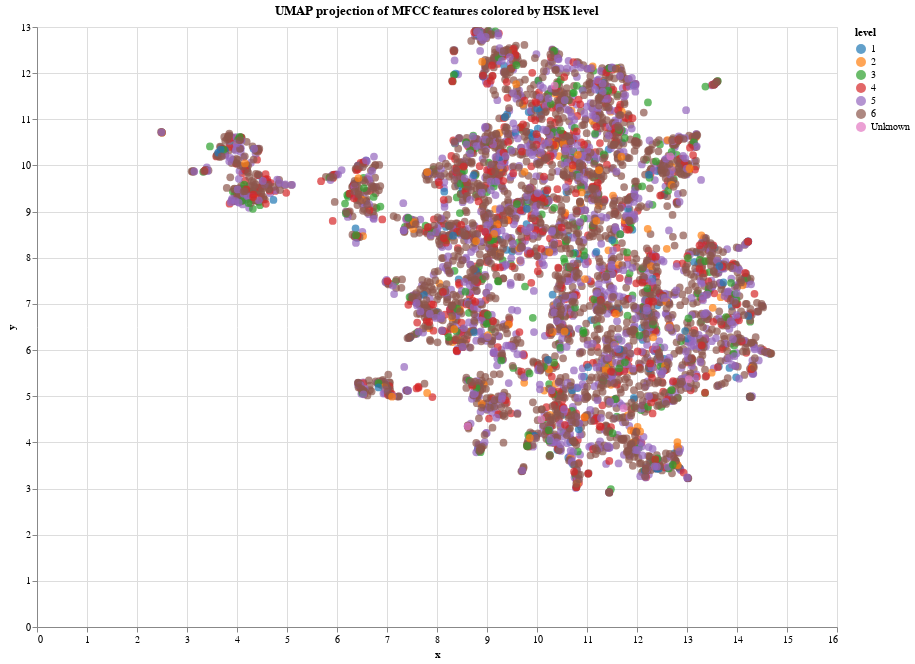

The code cell stored with this chart in its notebook:
### Code cell
import numpy as np
import altair as alt
import pandas as pd
from umap import UMAP
from sklearn.preprocessing import StandardScaler

# Standardize the features and apply UMAP
scaler = StandardScaler()
scaled_features = scaler.fit_transform(features_array)
umap_model = UMAP(n_neighbors=15, min_dist=0.1, n_components=2, random_state=42)
embeddings = umap_model.fit_transform(scaled_features)

df['x'] = embeddings[:, 0]
df['y'] = embeddings[:, 1]

# Create the scatter plot
scatter = alt.Chart(df).mark_circle(size=60).encode(
    x='x:Q',
    y='y:Q',
    color=alt.Color('level:N', scale=alt.Scale(scheme='category10')),
    tooltip=['word', 'definition', 'level']
).properties(
    width=800,
    height=600,
    title='UMAP projection of MFCC features colored by HSK level'
)

# Combine scatter and legend
chart = (scatter).resolve_scale(color='independent').interactive()

chart

### Figure 1 — Vega-Lite specification as saved in the notebook (floating-point values rounded to 4 significant figures; data arrays with more than 128 entries replaced by an {"elided": "..."} marker saying what was removed)
{"config": {"view": {"continuousWidth": 300, "continuousHeight": 300}}, "data": {"name": "data-3c1c5174bb6b116bc76490e03e212da6"}, "mark": {"type": "circle", "size": 60}, "encoding": {"color": {"field": "level", "scale": {"scheme": "category10"}, "type": "nominal"}, "tooltip": [{"field": "word", "type": "nominal"}, {"field": "definition", "type": "nominal"}, {"field": "level", "type": "nominal"}], "x": {"field": "x", "type": "quantitative"}, "y": {"field": "y", "type": "quantitative"}}, "height": 600, "params": [{"name": "param_3", "select": {"type": "interval", "encodings": ["x", "y"]}, "bind": "scales"}], "resolve": {"scale": {"color": "independent"}}, "title": "UMAP projection of MFCC features colored by HSK level", "width": 800, "$schema": "https://vega.github.io/schema/vega-lite/v5.20.1.json", "datasets": {"data-3c1c5174bb6b116bc76490e03e212da6": {"elided": "4992 records"}}}
